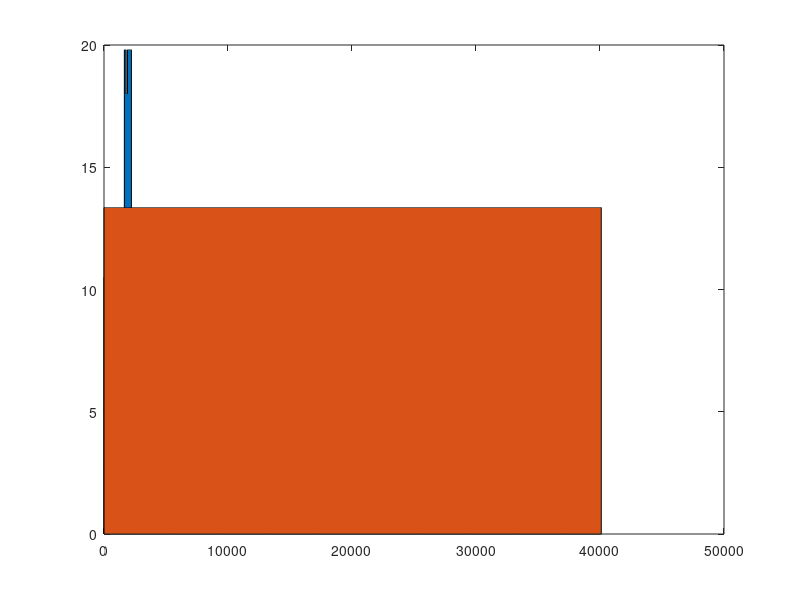

This chart was generated by the following MATLAB code:
%use sample rate of 1MHz to show data. 1us resolution
voltage = 3;


current = ones(1,2420);
current(1:2) = 0;
current(3:61) = 3.5;
current(62:501) = 1.5;
current(502:1506) = 0.4;
current(1507:1640) = 2.8;
current(1641:1784) = 6.6;
current(1785:1887) = 6.0;
current(1888:2211) = 6.6;
current(2212:2417) = 3.2;
current(2418:2420) = 0;

power = voltage.*current;


foot_peak = ones(1,40120);
foot_peak(1:2) = 0;
foot_peak(3:40103) = 13.35;
foot_peak(40104:40120) = 0;

area(power);
hold on
area(foot_peak);

% pad plots with zeros

